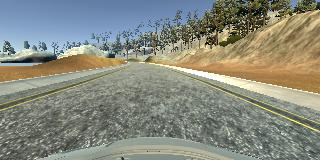
#> input picture OpenCv/Resources/center_2023_02_12_09_40_09_717.jpg, 320 x 160 px, given in place of the camera
$ python 'Color Picker.py'
#> lines starting #> are read from the running program, lines starting #| are printed output that depends on the picture; after the words box and inside, x2 and y2 are one past the last pixel; in counts of white or black regions, pixels touching at a corner belong together
### OpenCv/Tutorials/stackedImages.py
import cv2
import numpy as np


def stackImages(scale, imgArray):
    rows = len(imgArray)
    cols = len(imgArray[0])
    rowsAvailable = isinstance(imgArray[0], list)
    width = imgArray[0][0].shape[1]
    height = imgArray[0][0].shape[0]

    if rowsAvailable:

        for x in range(0, rows):
            for y in range(0, cols):

                if imgArray[x][y].shape[:2] == imgArray[0][0].shape[:2]:
                    imgArray[x][y] = cv2.resize(imgArray[x][y], (0, 0), None, scale, scale)

                else:
                    imgArray[x][y] = cv2.resize(imgArray[x][y], (imgArray[0][0].shape[1], imgArray[0][0].shape[0]), None, scale, scale)

                if len(imgArray[x][y].shape) == 2:
                    imgArray[x][y] = cv2.cvtColor(imgArray[x][y], cv2.COLOR_GRAY2BGR)

        imageBlank = np.zeros((height, width, 3), np.uint8)
        hor = [imageBlank] * rows
        hor_con = [imageBlank] * rows
        for x in range(0, rows):
            hor[x] = np.hstack(imgArray[x])
        ver = np.vstack(hor)

    else:

        for x in range(0, rows):

            if imgArray[x].shape[:2] == imgArray[0].shape[:2]:
                imgArray[x] = cv2.resize(imgArray[x], (0, 0), None, scale, scale)

            else:
                imgArray[x] = cv2.resize(imgArray[x], (imgArray[0].shape[1], imgArray[0].shape[0]), None, scale, scale)

            if len(imgArray[x].shape) == 2: imgArray[x] = cv2.cvtColor(imgArray[x], cv2.COLOR_GRAY2BGR)

        hor = np.hstack(imgArray)
        ver = hor

    return ver

### OpenCv/Projects/Color Picker.py
import cv2
import numpy as np
from Tutorials.stackedImages import stackImages


def empty(a):
    pass

cv2.namedWindow("HSV")
cv2.resizeWindow("HSV", 640, 240)
cv2.createTrackbar("HUE Min", "HSV", 0, 179, empty)
#> slider 'HUE Min' is set to 35
cv2.createTrackbar("HUE Max", "HSV", 179, 179, empty)
cv2.createTrackbar("SAT Min", "HSV", 0, 255, empty)
#> slider 'SAT Min' is set to 51
cv2.createTrackbar("SAT Max", "HSV", 255, 255, empty)
cv2.createTrackbar("VALUE Min", "HSV", 0, 255, empty)
#> slider 'VALUE Min' is set to 51
cv2.createTrackbar("VALUE Max", "HSV", 255, 255, empty)


# path = '../Resources/vid1.mp4'
vid = cv2.VideoCapture(0)
address = "http://192.168.1.2:4747/video"
vid.open(address)

frameWidth = 640
frameHeight = 480
vid.set(3, frameWidth)
vid.set(4, frameHeight)

frameCounter = 0

while True:

    frameCounter += 1
    if vid.get(cv2.CAP_PROP_FRAME_COUNT) == frameCounter:
        vid.set(cv2.CAP_PROP_POS_FRAMES, 0)
        frameCounter = 0

    success, img = vid.read()
#> img is the input picture: shape (160, 320, 3); mean B, G, R 126.4, 138.1, 135.7
    imgHsv = cv2.cvtColor(img, cv2.COLOR_BGR2HSV)
#> imgHsv: shape (160, 320, 3); mean H, S, V 51.2, 57.5, 149.5

    h_min = cv2.getTrackbarPos("HUE Min", "HSV")
    h_max = cv2.getTrackbarPos("HUE Max", "HSV")
    s_min = cv2.getTrackbarPos("SAT Min", "HSV")
    s_max = cv2.getTrackbarPos("SAT Max", "HSV")
    v_min = cv2.getTrackbarPos("VALUE Min", "HSV")
    v_max = cv2.getTrackbarPos("VALUE Max", "HSV")

    lower = np.array([h_min, s_min, v_min])
    upper = np.array([h_max, s_max, v_max])
    mask = cv2.inRange(imgHsv, lower, upper)
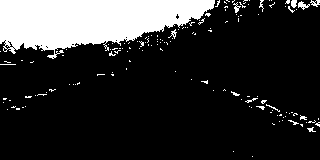
#> mask: shape (160, 320); 17.7% white; 145 white regions (132 under 20 px), largest, box (x1, y1, x2, y2) and area: (0, 0, 215, 59) 8190, (298, 1, 310, 10) 52, (291, 0, 297, 8) 39
    imgResult = cv2.bitwise_and(img, img, mask=mask)
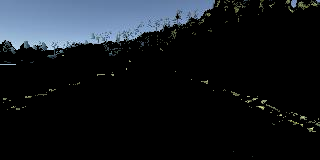
#> imgResult: shape (160, 320, 3); mean B, G, R 30.4, 25.2, 20.5
    # mask = cv2.cvtColor(mask, cv2.COLOR_GRAY2BGR)

    # hStack = np.hstack([img, mask, imgResult])
    imgStack = stackImages(0.4, ([img, mask, imgResult]))
#> in stackImages, `rows = len(imgArray)`: rows = 3
#> in stackImages, `cols = len(imgArray[0])`: cols = 160
#> in stackImages, `rowsAvailable = isinstance(imgArray[0], list)`: rowsAvailable = False
#> after the loop in stackImages, `for x in range(0, rows):`: imgArray = 3 items
#> in stackImages, `hor = np.hstack(imgArray)`:
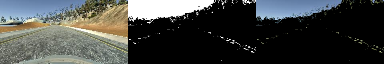
#> hor: shape (64, 384, 3); mean of channels 0, 1, 2 67.3, 69.4, 67.1; drawn as B, G, R
    cv2.imshow('Stacked Images', imgStack)


    if cv2.waitKey(1) & 0xFF == ord('q'):
#> (key q is pressed here)
        break


vid.release()
cv2.destroyAllWindows()

$ run again, on OpenCv/Resources/orange car.jpeg
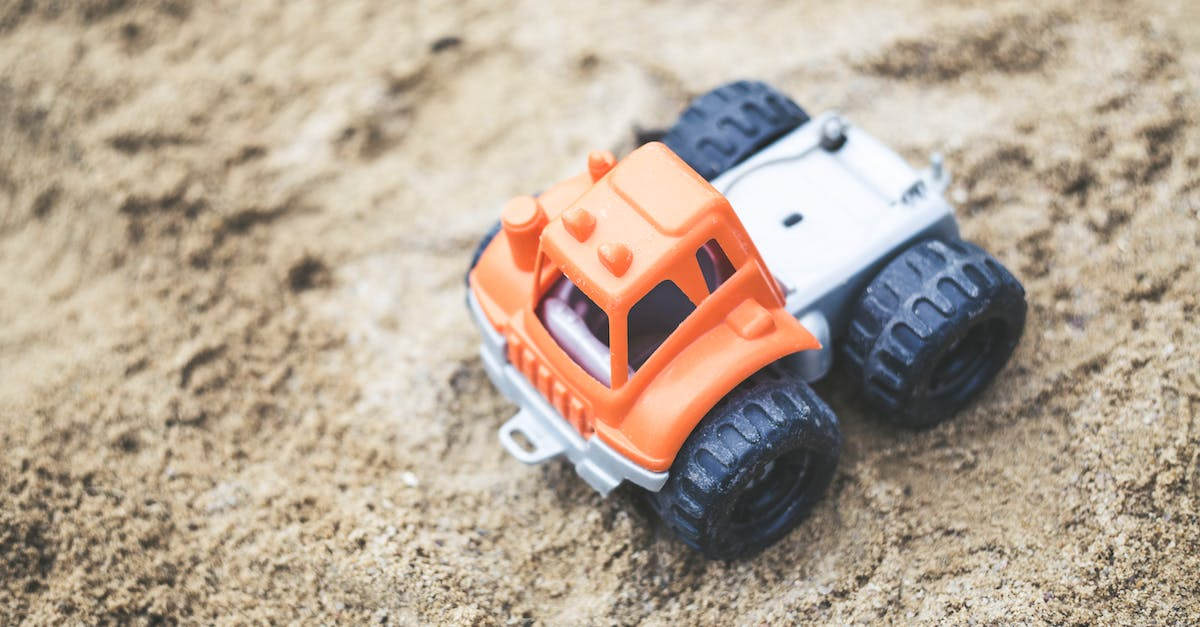
#> input picture OpenCv/Resources/orange car.jpeg, 1200 x 627 px, given in place of the camera
#> img is the input picture: shape (627, 1200, 3); mean B, G, R 149.9, 167, 183.2
#> imgHsv: shape (627, 1200, 3); mean H, S, V 30.6, 54.7, 186.4
#> `mask = cv2.inRange(imgHsv, lower, upper)`:
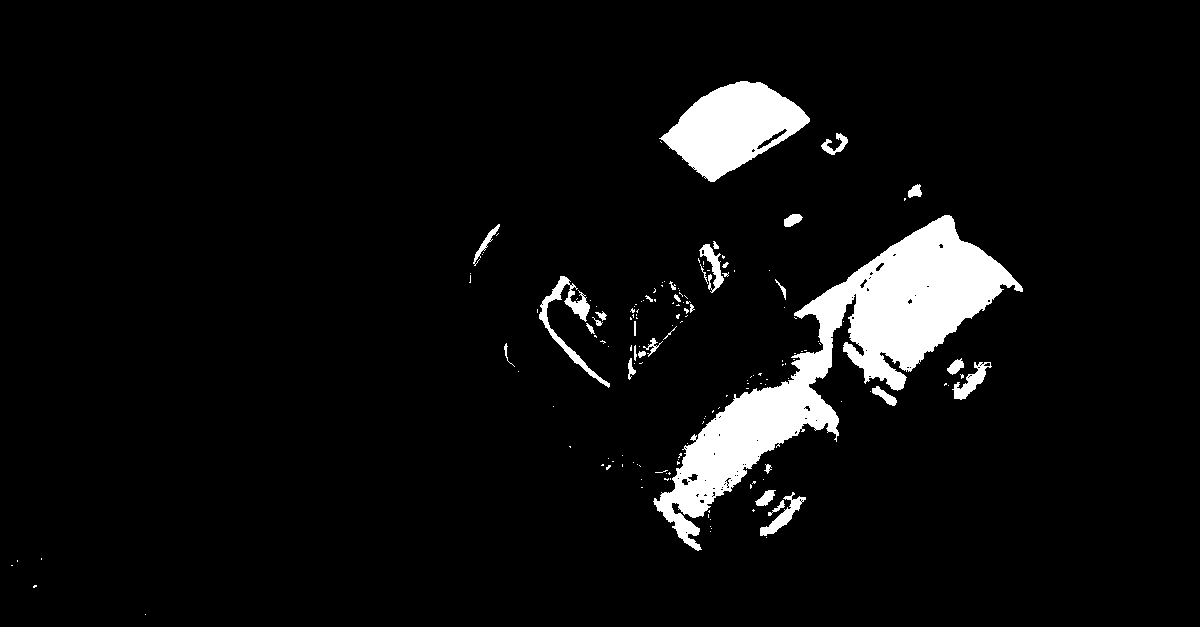
#> mask: shape (627, 1200); 5.8% white; 159 white regions (126 under 20 px), largest, box (x1, y1, x2, y2) and area: (653, 215, 1023, 551) 29551, (659, 81, 810, 182) 8453, (539, 276, 610, 388) 1288
#> rows = 3
#> cols = 627
#> rowsAvailable = False
#> after the loop in stackImages, `for x in range(0, rows):`: imgArray = 3 items
#> in stackImages, `hor = np.hstack(imgArray)`:
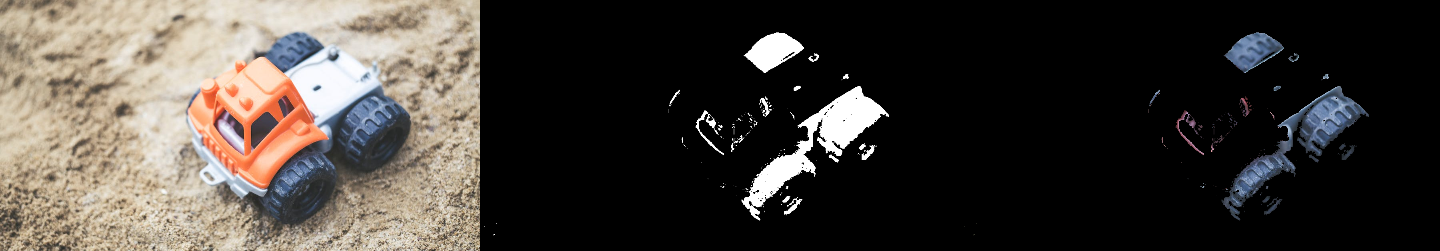
#> hor: shape (251, 1440, 3); mean of channels 0, 1, 2 57.2, 62.4, 67.6; drawn as B, G, R
